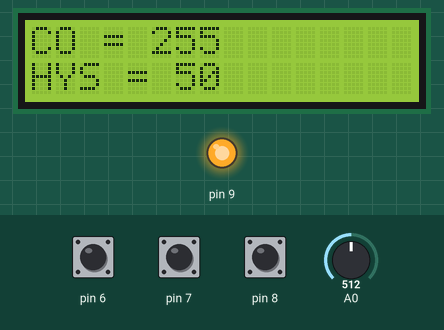
Simulated run of this sketch. Board: Arduino Uno, built with avr-gcc and run on an emulated ATmega328P. On the bench: 16×2 character LCD, output pins drawn as LEDs (lit = HIGH). The test bench sets the inputs (shaded band); at power-on: pin 6 HIGH, A0 = 512, pin 7 HIGH, pin 8 HIGH. What the sketch prints to the serial monitor is not drawn.

Above: at 1.2 s.
1.3 s: pin 6 pulled LOW for 0.15 s
At 2.1 s:
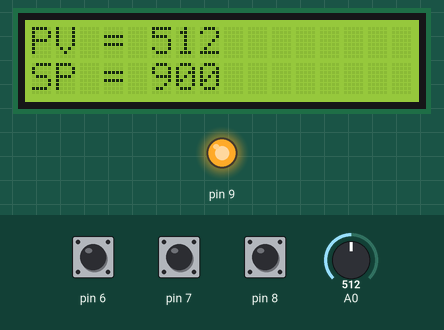
2.9 s: A0 set to 932
At 3.7 s:
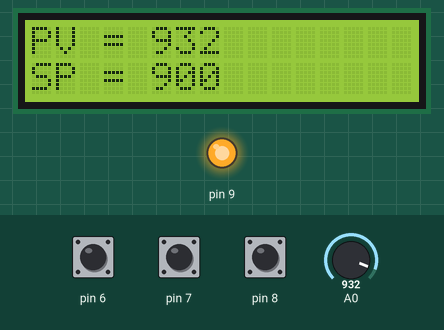
4.4 s: A0 set to 967
At 5.4 s:
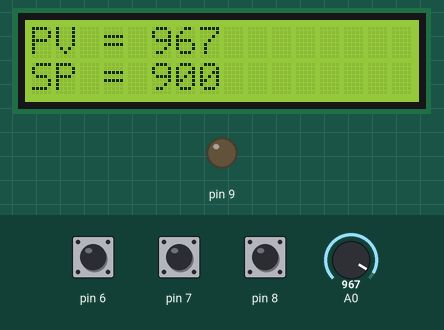
5.9 s: pin 6 pulled LOW for 1 s
At 7.0 s:
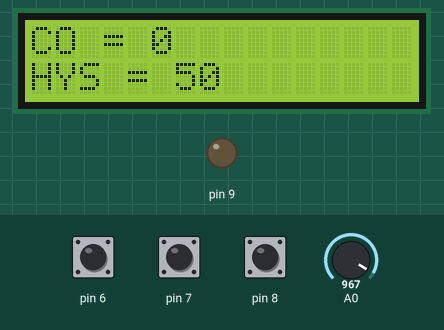
8.4 s: pin 7 pulled LOW for 0.15 s
At 8.8 s:
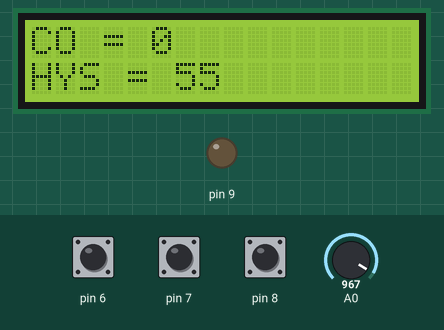
10.0 s: pin 7 pulled LOW for 1 s
At 10.9 s:
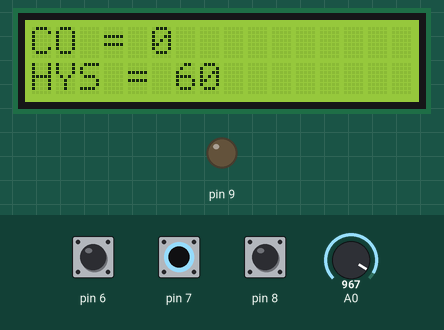
Timing chart, 0 to 13.0 s (numbered marks = the images above; inputs shaded):
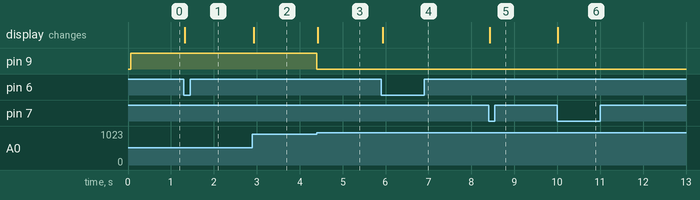

Measured:
- the behaviour switches between 949 and 950 on A0 (found by bisection; images 2 and 3)
- after the input at 1.3 s, the display: changes at once (image 1)
- after the input at 2.9 s, the display: changes at once (image 2)
- after the input at 4.4 s, pin 9: HIGH → LOW at once; the display: changes at once (image 3)
- after the input at 5.9 s, the display: changes at once (image 4)
- after the input at 8.4 s, the display: changes at once (image 5)
- after the input at 10.0 s, the display: changes at once (image 6)

The sketch:

ONOFF_LCD2.ino
```cpp
 #include <LiquidCrystal.h>
LiquidCrystal lcd (12, 11, 5, 4, 3 ,2);

int laststate;
int currentstate;
int var;
int PV;
int SETPOINT = 900;
int HYS = 50;
int CO = 0;
int currentstate1;
int laststate1;
int currentstate2;
int laststate2;
int CP;


void setup() {
  // put your setup code here, to run once:
  lcd.begin(16,2);
Serial.begin (9600);
pinMode(7, INPUT_PULLUP);
currentstate= digitalRead(7);
pinMode(9,OUTPUT);
pinMode(8, INPUT_PULLUP);
currentstate1= digitalRead(8);
pinMode(6, INPUT_PULLUP);
currentstate2= digitalRead(6);
}

void loop(){
  PV=analogRead(A0);
  // put your main code here, to run repeatedly:
if(PV <= SETPOINT-HYS){
  CO=255;
}
if(PV >= SETPOINT+HYS){
  CO=0;

}
analogWrite(9, CO);
laststate=currentstate;
if(laststate==1 && currentstate==0){


}

laststate = currentstate;
  currentstate = digitalRead(7);
  if(laststate == 1 && currentstate == 0){
    if (CP == 1){
    SETPOINT = SETPOINT + 25;
    }
    if (CP == 0){
      HYS = HYS +5;
    }
  }

laststate1 = currentstate1;
  currentstate1 = digitalRead(8);
  if(laststate1 == 1 && currentstate1 == 0){
     if (CP == 1){
    SETPOINT = SETPOINT - 25;
    }
    if (CP == 0){
      HYS = HYS -5;
    }
  }
  laststate2 = currentstate2;
  currentstate2 = digitalRead(6);
  if(laststate2 == 1 && currentstate2 == 0){
    CP = CP + 1;
    if(CP > 1){
      CP = 0;

    }
  }

switch (CP) {
  case 0:
lcd.setCursor(0,0);
lcd.print("CO = ");
lcd.print(CO);
lcd.print("   ");
lcd.setCursor(0,1);
lcd.print("HYS = ");
lcd.print(HYS);
lcd.print("   ");
    break;
  case 1:
lcd.setCursor(0,0);
lcd.print("PV = ");
lcd.print(PV);
lcd.print("   ");
lcd.setCursor(0,1);
lcd.print("SP = ");
lcd.print(SETPOINT);
lcd.print("   ");
    break;
  default:
    break;
}
Serial.print(CO);
Serial.print("\t");
Serial.print(HYS);
Serial.print("\t");
Serial.print(SETPOINT);
Serial.print("\t");
Serial.print(PV);
Serial.println("\t");

}
```
